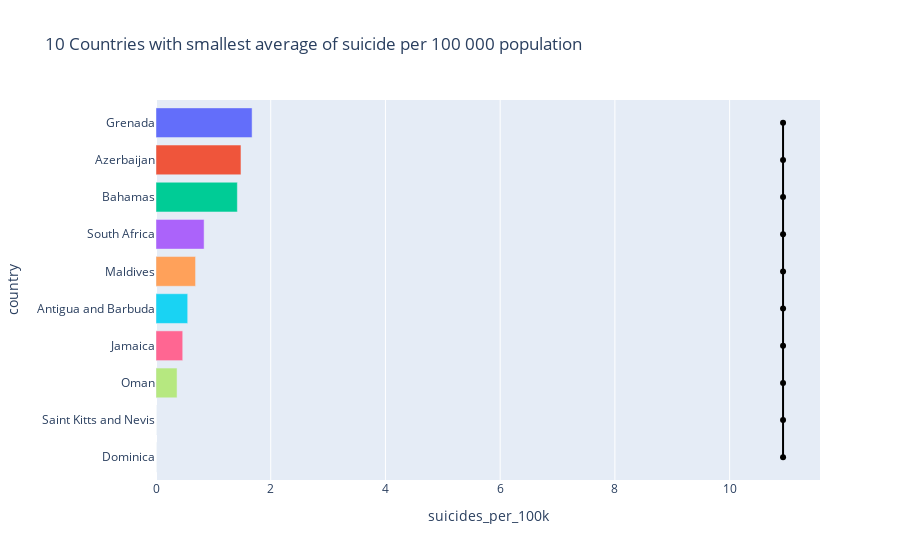

The code cell stored with this chart in its notebook:
### Code cell
plot_countries_rate(
    countries_data['suicides_per_100k'].nsmallest(10).sort_values(ascending=False).reset_index(), 
    '10 Countries with smallest average of suicide per 100 000 population'
)

### Figure 1 — Plotly figure (JSON) as saved in the notebook; plotly's stock layout.template omitted (floating-point values rounded to 4 significant figures)
{"data": [{"alignmentgroup": "True", "hoverlabel": {"namelength": 0}, "hovertemplate": "country=%{y}<br>suicides_per_100k=%{x}", "legendgroup": "country=Grenada", "marker": {"color": "#636efa"}, "name": "country=Grenada", "offsetgroup": "country=Grenada", "orientation": "h", "showlegend": true, "textposition": "auto", "type": "bar", "x": [1.675], "xaxis": "x", "y": ["Grenada"], "yaxis": "y"}, {"alignmentgroup": "True", "hoverlabel": {"namelength": 0}, "hovertemplate": "country=%{y}<br>suicides_per_100k=%{x}", "legendgroup": "country=Azerbaijan", "marker": {"color": "#EF553B"}, "name": "country=Azerbaijan", "offsetgroup": "country=Azerbaijan", "orientation": "h", "showlegend": true, "textposition": "auto", "type": "bar", "x": [1.481], "xaxis": "x", "y": ["Azerbaijan"], "yaxis": "y"}, {"alignmentgroup": "True", "hoverlabel": {"namelength": 0}, "hovertemplate": "country=%{y}<br>suicides_per_100k=%{x}", "legendgroup": "country=Bahamas", "marker": {"color": "#00cc96"}, "name": "country=Bahamas", "offsetgroup": "country=Bahamas", "orientation": "h", "showlegend": true, "textposition": "auto", "type": "bar", "x": [1.418], "xaxis": "x", "y": ["Bahamas"], "yaxis": "y"}, {"alignmentgroup": "True", "hoverlabel": {"namelength": 0}, "hovertemplate": "country=%{y}<br>suicides_per_100k=%{x}", "legendgroup": "country=South Africa", "marker": {"color": "#ab63fa"}, "name": "country=South Africa", "offsetgroup": "country=South Africa", "orientation": "h", "showlegend": true, "textposition": "auto", "type": "bar", "x": [0.8385], "xaxis": "x", "y": ["South Africa"], "yaxis": "y"}, {"alignmentgroup": "True", "hoverlabel": {"namelength": 0}, "hovertemplate": "country=%{y}<br>suicides_per_100k=%{x}", "legendgroup": "country=Maldives", "marker": {"color": "#FFA15A"}, "name": "country=Maldives", "offsetgroup": "country=Maldives", "orientation": "h", "showlegend": true, "textposition": "auto", "type": "bar", "x": [0.6896], "xaxis": "x", "y": ["Maldives"], "yaxis": "y"}, {"alignmentgroup": "True", "hoverlabel": {"namelength": 0}, "hovertemplate": "country=%{y}<br>suicides_per_100k=%{x}", "legendgroup": "country=Antigua and Barbuda", "marker": {"color": "#19d3f3"}, "name": "country=Antigua and Barbuda", "offsetgroup": "country=Antigua and Barbuda", "orientation": "h", "showlegend": true, "textposition": "auto", "type": "bar", "x": [0.5527], "xaxis": "x", "y": ["Antigua and Barbuda"], "yaxis": "y"}, {"alignmentgroup": "True", "hoverlabel": {"namelength": 0}, "hovertemplate": "country=%{y}<br>suicides_per_100k=%{x}", "legendgroup": "country=Jamaica", "marker": {"color": "#FF6692"}, "name": "country=Jamaica", "offsetgroup": "country=Jamaica", "orientation": "h", "showlegend": true, "textposition": "auto", "type": "bar", "x": [0.466], "xaxis": "x", "y": ["Jamaica"], "yaxis": "y"}, {"alignmentgroup": "True", "hoverlabel": {"namelength": 0}, "hovertemplate": "country=%{y}<br>suicides_per_100k=%{x}", "legendgroup": "country=Oman", "marker": {"color": "#B6E880"}, "name": "country=Oman", "offsetgroup": "country=Oman", "orientation": "h", "showlegend": true, "textposition": "auto", "type": "bar", "x": [0.3672], "xaxis": "x", "y": ["Oman"], "yaxis": "y"}, {"alignmentgroup": "True", "hoverlabel": {"namelength": 0}, "hovertemplate": "country=%{y}<br>suicides_per_100k=%{x}", "legendgroup": "country=Saint Kitts and Nevis", "marker": {"color": "#FF97FF"}, "name": "country=Saint Kitts and Nevis", "offsetgroup": "country=Saint Kitts and Nevis", "orientation": "h", "showlegend": true, "textposition": "auto", "type": "bar", "x": [0], "xaxis": "x", "y": ["Saint Kitts and Nevis"], "yaxis": "y"}, {"alignmentgroup": "True", "hoverlabel": {"namelength": 0}, "hovertemplate": "country=%{y}<br>suicides_per_100k=%{x}", "legendgroup": "country=Dominica", "marker": {"color": "#FECB52"}, "name": "country=Dominica", "offsetgroup": "country=Dominica", "orientation": "h", "showlegend": true, "textposition": "auto", "type": "bar", "x": [0], "xaxis": "x", "y": ["Dominica"], "yaxis": "y"}, {"hoverinfo": "none", "line": {"color": "black"}, "type": "scatter", "x": [10.93, 10.93, 10.93, 10.93, 10.93, 10.93, 10.93, 10.93, 10.93, 10.93], "y": ["Grenada", "Azerbaijan", "Bahamas", "South Africa", "Maldives", "Antigua and Barbuda", "Jamaica", "Oman", "Saint Kitts and Nevis", "Dominica"]}], "layout": {"barmode": "relative", "legend": {"tracegroupgap": 0}, "showlegend": false, "title": {"text": "10 Countries with smallest average of suicide per 100 000 population"}, "xaxis": {"anchor": "y", "domain": [0, 1], "title": {"text": "suicides_per_100k"}}, "yaxis": {"anchor": "x", "categoryarray": ["Dominica", "Saint Kitts and Nevis", "Oman", "Jamaica", "Antigua and Barbuda", "Maldives", "South Africa", "Bahamas", "Azerbaijan", "Grenada"], "categoryorder": "array", "domain": [0, 1], "title": {"text": "country"}}}}
